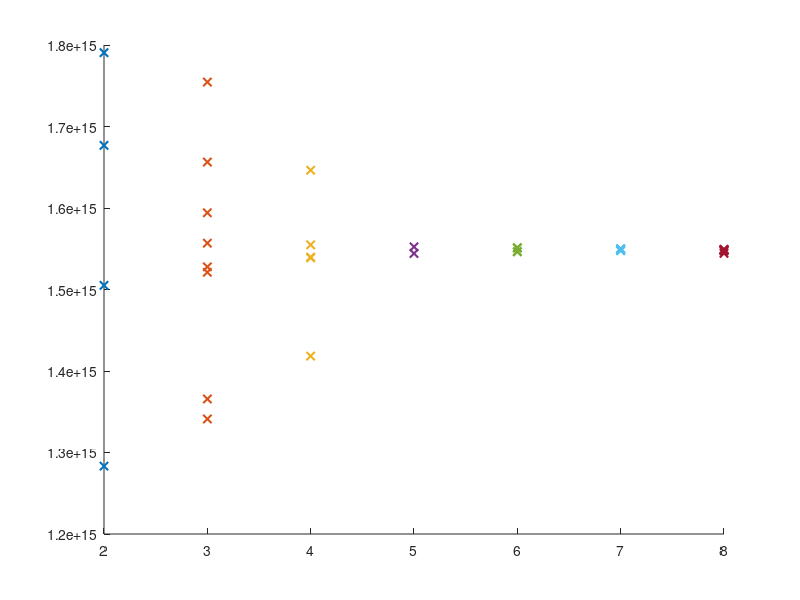

The MATLAB source for this figure: (Note: this script raises an error after producing the figure.)
clc;clear;close all;

m_values = [2, 3, 4, 5, 6, 7, 8]; 
function_values = {
    [1.283311026227158E15,1.505119222549281E15,...
     1.676869964195251E15,1.790567202606295E15],    
    [1.341145459638556E15,1.365681279873695E15,...
     1.521111319666827E15,1.527792949284432E15,...
     1.556819700901895E15,1.594171105813423E15,...
     1.656386935695381E15,1.754530216635936E15],   
    [1.418258037520420E15,1.538855975372597E15,...
     1.539732254666709E15,1.554848072490143E15,...
     1.646309723813092E15],                       
    [1.544223186049034E15,1.552328769519570E15],   
    [1.546304349372550E15,1.546523419196078E15,...
     1.550685745843110E15,1.551452490225458E15],   
    [1.547509233401954E15,1.548604582519594E15,...
     1.549590396725470E15,1.549809466548998E15,...
     1.550028536372526E15],                      
    [1.544442255872562E15,1.547071093754898E15,...
     1.548166442872538E15,1.548495047607830E15,...
     1.548933187254886E15,1.549261791990178E15],  
};

figure;
hold on;
for i = 1:length(m_values)
    m = m_values(i);
    values = function_values{i};
    scatter(repmat(m, size(values)), values, 'x', 'LineWidth', 1.5);
end

yline(1.549480861813706e+15,'k-','LineWidth',1.5)
hold off;

xlabel('m', 'Interpreter', 'latex');
ylabel('Frequency (Hz)', 'Interpreter', 'latex');
legend('$\tilde{\omega}_{n\pm},\ \delta_2 = 2^2$',...
    '$\tilde{\omega}_{n\pm},\ \delta_2 = 2^3$',...
    '$\tilde{\omega}_{n\pm},\ \delta_2 = 2^4$',...
    '$\tilde{\omega}_{n\pm},\ \delta_2 = 2^5$',...
    '$\tilde{\omega}_{n\pm},\ \delta_2 = 2^6$',...
    '$\tilde{\omega}_{n\pm},\ \delta_2 = 2^7$',...
    '$\tilde{\omega}_{n\pm},\ \delta_2 = 2^8$',...
    '$\tilde{\omega}_{c,n}$','Interpreter', 'latex')
grid off;